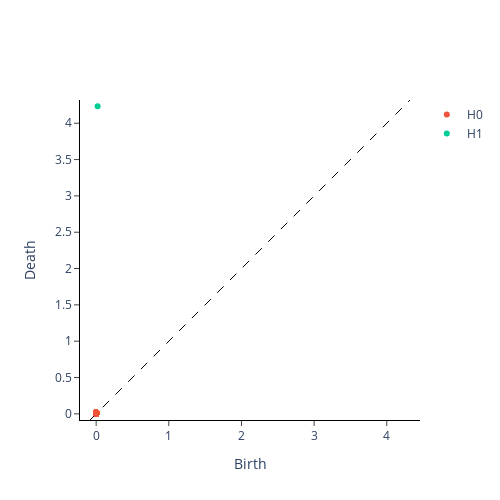

Notebook code cell kept with this figure:
### Code cell
PerDiagram_2cosx = VRP.fit_transform_plot(signal_embedded_2cosx[None,:,:])

### Figure 1 — Plotly figure (JSON) as saved in the notebook; plotly's stock layout.template omitted (floating-point values rounded to 4 significant figures; data arrays with more than 128 entries replaced by an {"elided": "..."} marker saying what was removed)
{"data": [{"hoverinfo": "none", "line": {"color": "black", "dash": "dash", "width": 1}, "mode": "lines", "showlegend": false, "type": "scatter", "x": [-0.0847, 4.32], "y": [-0.0847, 4.32]}, {"hoverinfo": "text", "hovertext": {"elided": "979 str values"}, "mode": "markers", "name": "H0", "type": "scatter", "x": {"elided": "979 int values"}, "y": {"elided": "979 float values"}}, {"hoverinfo": "text", "hovertext": ["(0.01984480582177639, 4.23513650894165)"], "mode": "markers", "name": "H1", "type": "scatter", "x": [0.01984], "y": [4.235]}], "layout": {"height": 500, "plot_bgcolor": "white", "width": 500, "xaxis": {"autorange": false, "exponentformat": "e", "linecolor": "black", "linewidth": 1, "mirror": false, "range": [-0.0847, 4.32], "showexponent": "all", "showline": true, "side": "bottom", "ticks": "outside", "title": {"text": "Birth"}, "type": "linear", "zeroline": true}, "yaxis": {"autorange": false, "exponentformat": "e", "linecolor": "black", "linewidth": 1, "mirror": false, "range": [-0.0847, 4.32], "scaleanchor": "x", "scaleratio": 1, "showexponent": "all", "showline": true, "side": "left", "ticks": "outside", "title": {"text": "Death"}, "type": "linear", "zeroline": true}}}
